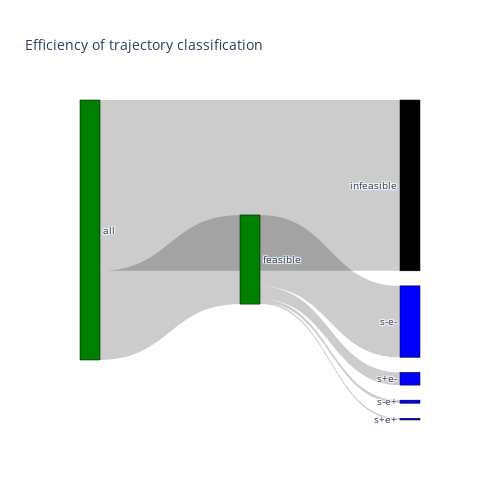

Notebook source saved alongside this figure:
### Markdown cell above
## All models

### Code cell
## create sankey diagram
fit_flat = fits.reshape((fits.shape[0]*fits.shape[1], fits.shape[2]))
# fit_flat[:,0] = 1
n_orig = fit_flat.shape[0]
n_feas = np.sum(fit_flat[:,0])
n0 = np.sum(fit_flat[:,0] * (fit_flat[:,1]==0))
n1 = np.sum(fit_flat[:,0] * (fit_flat[:,1]==1))
n2 = np.sum(fit_flat[:,0] * (fit_flat[:,1]==2))
n3 = np.sum(fit_flat[:,0] * (fit_flat[:,1]==3))
nneg = np.sum(fit_flat[:,0] * (fit_flat[:,1]==-1))


fig = go.Figure(data=[go.Sankey(
    node = dict(
      pad = 15,
      thickness = 20,
      line = dict(color = "black", width = 0.5),
      label = ["all", "feasible", "infeasible", "s+e+", "s+e-", "s-e+", "s-e-","none"],
      color = ['green','green','black','blue','blue','blue','blue','black']
    ),
    link = dict(
      source = [0, 0, 1, 1, 1, 1, 1], # indices correspond to labels, eg A1, A2, A2, B1, ...
      target = [1, 2, 3, 4, 5, 6, 7],
      value = [n_feas, n_orig-n_feas, n0, n1, n2, n3, nneg]
  ))])

fig.update_layout(title_text='Efficiency of trajectory classification', font_size=10, width=500, height=500)

### Figure 1 — Plotly figure (JSON) as saved in the notebook; plotly's stock layout.template omitted (floating-point values rounded to 4 significant figures)
{"data": [{"link": {"source": [0, 0, 1, 1, 1, 1, 1], "target": [1, 2, 3, 4, 5, 6, 7], "value": [342916, 657084, 6737, 49222, 12026, 274931, 0]}, "node": {"color": ["green", "green", "black", "blue", "blue", "blue", "blue", "black"], "label": ["all", "feasible", "infeasible", "s+e+", "s+e-", "s-e+", "s-e-", "none"], "line": {"color": "black", "width": 0.5}, "pad": 15, "thickness": 20}, "type": "sankey"}], "layout": {"font": {"size": 10}, "height": 500, "title": {"text": "Efficiency of trajectory classification"}, "width": 500}}
